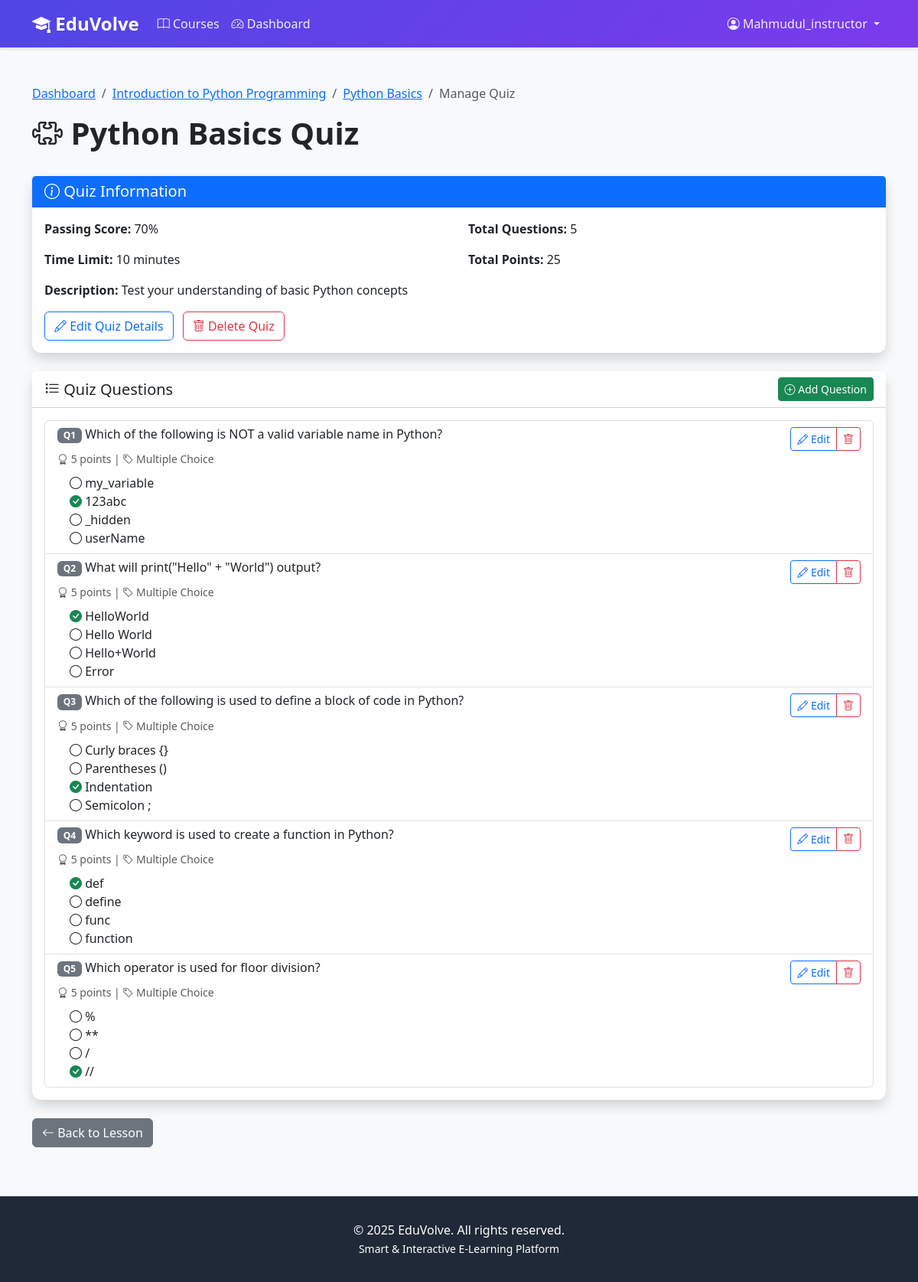
Page /courses/quiz/1/manage/ (signed in) on the committed database.
### accounts/models.py (models this page shows, shortened)
class User(AbstractUser):
    class Role(models.TextChoices):
        ADMIN = 'ADMIN', 'Admin'
        INSTRUCTOR = 'INSTRUCTOR', 'Instructor'
        STUDENT = 'STUDENT', 'Student'
    role = models.CharField(
        max_length=20,
        choices=Role.choices,
        default=Role.STUDENT
    )
    bio = models.TextField(blank=True, null=True)
    profile_picture = models.ImageField(
        upload_to='profiles/',
        blank=True,
        null=True
    )
    phone = models.CharField(max_length=15, blank=True, null=True)
    date_of_birth = models.DateField(blank=True, null=True)
    total_points = models.IntegerField(default=0, validators=[MinValueValidator(0)])
    current_streak = models.IntegerField(default=0, validators=[MinValueValidator(0)])
    longest_streak = models.IntegerField(default=0, validators=[MinValueValidator(0)])
    last_activity_date = models.DateField(blank=True, null=True)
    created_at = models.DateTimeField(auto_now_add=True)
    updated_at = models.DateTimeField(auto_now=True)
    class Meta:
        ordering = ['-date_joined']
    def is_student(self):
        return self.role == self.Role.STUDENT

### courses/models.py (models this page shows, shortened)
class Lesson(models.Model):
    course = models.ForeignKey(Course, on_delete=models.CASCADE, related_name='lessons')
    title = models.CharField(max_length=200)
    description = models.TextField()
    order = models.IntegerField(default=1)
    video_url = models.URLField(help_text="YouTube video URL")
    duration_minutes = models.IntegerField(default=10, validators=[MinValueValidator(1)])
    content = models.TextField(blank=True, help_text="Additional lesson text content")
    attachments = models.FileField(upload_to='lesson_attachments/', blank=True, null=True)
    is_published = models.BooleanField(default=False)
    created_at = models.DateTimeField(auto_now_add=True)
    updated_at = models.DateTimeField(auto_now=True)
    class Meta:
        ordering = ['course', 'order']
        unique_together = ['course', 'order']

class Course(models.Model):
    class Level(models.TextChoices):
        BEGINNER = 'BEGINNER', 'Beginner'
        INTERMEDIATE = 'INTERMEDIATE', 'Intermediate'
        ADVANCED = 'ADVANCED', 'Advanced'
    title = models.CharField(max_length=200)
    description = models.TextField()
    instructor = models.ForeignKey(
        User,
        on_delete=models.CASCADE,
        related_name='courses_taught',
        limit_choices_to={'role': 'INSTRUCTOR'}
    )
    thumbnail = models.ImageField(upload_to='course_thumbnails/', blank=True, null=True)
    level = models.CharField(max_length=20, choices=Level.choices, default=Level.BEGINNER)
    duration_weeks = models.IntegerField(default=4, validators=[MinValueValidator(1)])
    is_published = models.BooleanField(default=False)
    created_at = models.DateTimeField(auto_now_add=True)
    updated_at = models.DateTimeField(auto_now=True)
    class Meta:
        ordering = ['-created_at']

class Quiz(models.Model):
    lesson = models.OneToOneField(Lesson, on_delete=models.CASCADE, related_name='quiz')
    title = models.CharField(max_length=200)
    description = models.TextField(blank=True)
    passing_score = models.IntegerField(
        default=70,
        validators=[MinValueValidator(0), MaxValueValidator(100)]
    )
    time_limit_minutes = models.IntegerField(
        default=30,
        validators=[MinValueValidator(1)],
        help_text="Time limit in minutes"
    )
    created_at = models.DateTimeField(auto_now_add=True)
    updated_at = models.DateTimeField(auto_now=True)
    def get_total_points(self):
        return sum(q.points for q in self.questions.all())

class Question(models.Model):
    class QuestionType(models.TextChoices):
        MULTIPLE_CHOICE = 'MC', 'Multiple Choice'
        TRUE_FALSE = 'TF', 'True/False'
    quiz = models.ForeignKey(Quiz, on_delete=models.CASCADE, related_name='questions')
    question_text = models.TextField()
    question_type = models.CharField(
        max_length=2,
        choices=QuestionType.choices,
        default=QuestionType.MULTIPLE_CHOICE
    )
    points = models.IntegerField(default=1, validators=[MinValueValidator(1)])
    order = models.IntegerField(default=1)
    created_at = models.DateTimeField(auto_now_add=True)
    class Meta:
        ordering = ['quiz', 'order']

class Answer(models.Model):
    question = models.ForeignKey(Question, on_delete=models.CASCADE, related_name='answers')
    answer_text = models.CharField(max_length=500)
    is_correct = models.BooleanField(default=False)
    order = models.IntegerField(default=1)
    class Meta:
        ordering = ['question', 'order']

### courses/views.py (the view)
# urls.py: path('quiz/<int:pk>/manage/', views.quiz_manage, name='quiz_manage'),
@login_required
def quiz_manage(request, pk):
    quiz = get_object_or_404(
        Quiz, pk=pk, lesson__course__instructor=request.user)
    questions = quiz.questions.all().order_by('order')
    context = {
        'quiz': quiz,
        'questions': questions,
        'lesson': quiz.lesson,
    }
    return render(request, 'courses/quiz_manage.html', context)

### templates/courses/quiz_manage.html (shortened to what this page needs)
{% extends 'base.html' %}
{% block content %}
<div class="container my-5">
    <div class="row mb-4">
        <div class="col">
            <nav aria-label="breadcrumb">
                <ol class="breadcrumb">
                    <li class="breadcrumb-item"><a href="{% url 'courses:dashboard' %}">Dashboard</a></li>
                    <li class="breadcrumb-item"><a href="{% url 'courses:course_manage' lesson.course.id %}">{{ lesson.course.title }}</a></li>
                    <li class="breadcrumb-item"><a href="{% url 'courses:lesson_edit' lesson.id %}">{{ lesson.title }}</a></li>
                    <li class="breadcrumb-item active">Manage Quiz</li>
                </ol>
            </nav>
            <h1 class="display-6 fw-bold">
                <i class="bi bi-puzzle"></i> {{ quiz.title }}
            </h1>
        </div>
    </div>
    <div class="card shadow mb-4">
        <div class="card-header bg-primary text-white d-flex justify-content-between align-items-center">
            <h5 class="mb-0"><i class="bi bi-info-circle"></i> Quiz Information</h5>
        </div>
        <div class="card-body">
            <div class="row">
                <div class="col-md-6">
                    <p><strong>Passing Score:</strong> {{ quiz.passing_score }}%</p>
                    <p><strong>Time Limit:</strong> {{ quiz.time_limit_minutes }} minutes</p>
                </div>
                <div class="col-md-6">
                    <p><strong>Total Questions:</strong> {{ questions.count }}</p>
                    <p><strong>Total Points:</strong> {{ quiz.get_total_points }}</p>
                </div>
            </div>
            {% if quiz.description %}
            <p class="mb-0"><strong>Description:</strong> {{ quiz.description }}</p>
            {% endif %}
            <div class="mt-3">
                <a href="{% url 'courses:quiz_edit' quiz.id %}" class="btn btn-outline-primary me-2">
                    <i class="bi bi-pencil"></i> Edit Quiz Details
                </a>
                <a href="{% url 'courses:quiz_delete' quiz.id %}" class="btn btn-outline-danger">
                    <i class="bi bi-trash"></i> Delete Quiz
                </a>
            </div>
        </div>
    </div>
    <div class="card shadow">
        <div class="card-header bg-white d-flex justify-content-between align-items-center">
            <h5 class="mb-0"><i class="bi bi-list-task"></i> Quiz Questions</h5>
            <a href="{% url 'courses:question_create' quiz.id %}" class="btn btn-success btn-sm">
                <i class="bi bi-plus-circle"></i> Add Question
            </a>
        </div>
        <div class="card-body">
            {% if questions %}
            <div class="list-group">
                {% for question in questions %}
                <div class="list-group-item">
                    <div class="d-flex justify-content-between align-items-start">
                        <div class="flex-grow-1">
                            <h6 class="mb-2">
                                <span class="badge bg-secondary">Q{{ question.order }}</span>
                                {{ question.question_text }}
                            </h6>
                            <small class="text-muted">
                                <i class="bi bi-award"></i> {{ question.points }} point{{ question.points|pluralize }}
                                | <i class="bi bi-tag"></i> {{ question.get_question_type_display }}
                            </small>
                            <div class="mt-2">
                                {% for answer in question.answers.all %}
                                <div class="ms-3">
                                    {% if answer.is_correct %}
                                    <i class="bi bi-check-circle-fill text-success"></i>
                                    {% else %}
                                    <i class="bi bi-circle"></i>
                                    {% endif %}
                                    {{ answer.answer_text }}
                                </div>
                                {% endfor %}
                            </div>
                        </div>
                        <div class="ms-3">
                            <div class="btn-group btn-group-sm">
                                <a href="{% url 'courses:question_edit' question.id %}" class="btn btn-outline-primary">
                                    <i class="bi bi-pencil"></i> Edit
                                </a>
                                <a href="{% url 'courses:question_delete' question.id %}" class="btn btn-outline-danger">
                                    <i class="bi bi-trash"></i>
                                </a>
                            </div>
                        </div>
                    </div>
                </div>
                {% endfor %}
            </div>
            {% endif %}
        </div>
    </div>
    <div class="mt-4">
        <a href="{% url 'courses:lesson_edit' lesson.id %}" class="btn btn-secondary">
            <i class="bi bi-arrow-left"></i> Back to Lesson
        </a>
    </div>
</div>
{% endblock %}

### templates/base.html (shortened to what this page needs)
<!DOCTYPE html>
<html lang="en">
<head>
    <link href="https://cdn.jsdelivr.net/npm/bootstrap@5.3.0/dist/css/bootstrap.min.css" rel="stylesheet">
    <link rel="stylesheet" href="https://cdn.jsdelivr.net/npm/bootstrap-icons@1.10.0/font/bootstrap-icons.css">
</head>
<body>
    <nav class="navbar navbar-expand-lg navbar-dark">
        <div class="container">
            <a class="navbar-brand" href="{% url 'home' %}">
                <i class="bi bi-mortarboard-fill"></i> EduVolve
            </a>
            <div class="collapse navbar-collapse" id="navbarNav">
                <ul class="navbar-nav me-auto">
                    <li class="nav-item">
                        <a class="nav-link" href="{% url 'courses:course_list' %}">
                            <i class="bi bi-book"></i> Courses
                        </a>
                    </li>
                    {% if user.is_authenticated %}
                        <li class="nav-item">
                            <a class="nav-link" href="{% url 'courses:dashboard' %}">
                                <i class="bi bi-speedometer2"></i> Dashboard
                            </a>
                        </li>
                    {% endif %}
                </ul>
                <ul class="navbar-nav">
                    {% if user.is_authenticated %}
                        <li class="nav-item dropdown">
                            <a class="nav-link dropdown-toggle" href="#" id="navbarDropdown" role="button" data-bs-toggle="dropdown">
                                <i class="bi bi-person-circle"></i> {{ user.username }}
                            </a>
                        </li>
                    {% endif %}
                </ul>
            </div>
        </div>
    </nav>
    <main>
        {% block content %}{% endblock %}
    </main>
    <footer class="footer">
        <div class="container text-center">
            <p class="mb-0">&copy; 2025 EduVolve. All rights reserved.</p>
            <p class="mb-0">
                <small>Smart & Interactive E-Learning Platform</small>
            </p>
        </div>
    </footer>
</body>
</html>

### templates/base.html (style rules this page uses)
:root { --primary-color: #4f46e5; --secondary-color: #7c3aed; --success-color: #10b981; --danger-color: #ef4444; --warning-color: #f59e0b; }
body { font-family: 'Segoe UI', Tahoma, Geneva, Verdana, sans-serif; background-color: #f8f9fa; }
.navbar { background: linear-gradient(135deg, var(--primary-color), var(--secondary-color)); box-shadow: 0 2px 4px rgba(0,0,0,0.1); position: relative; z-index: 1030; }
.navbar-brand { font-size: 1.5rem; font-weight: bold; color: white !important; }
.nav-link { color: rgba(255,255,255,0.9) !important; transition: color 0.3s; }
.card { border: none; border-radius: 12px; box-shadow: 0 2px 8px rgba(0,0,0,0.1); transition: transform 0.3s, box-shadow 0.3s; }
.footer { background-color: #1f2937; color: white; padding: 2rem 0; margin-top: 4rem; }

### rows in the picture
User: username "Mahmudul_instructor"
Lesson: course "Introduction to Python Programming", title "Python Basics"
Quiz: title "Python Basics Quiz", passing_score "70", time_limit_minutes "10", get_total_points "25", description "Test your understanding of basic Python concepts"
Question: order "1", question_text "Which of the following is NOT a valid variable name in Python?", points "5", question_type "Multiple Choice"
Answer: is_correct False (drawn), answer_text "my_variable"
Answer: is_correct True (drawn), answer_text "123abc"
Answer: is_correct False (drawn), answer_text "_hidden"
Answer: is_correct False (drawn), answer_text "userName"
Question: order "2", question_text "What will print(\"Hello\" + \"World\") output?", points "5", question_type "Multiple Choice"
Answer: is_correct True (drawn), answer_text "HelloWorld"
Answer: is_correct False (drawn), answer_text "Hello World"
Answer: is_correct False (drawn), answer_text "Hello+World"
Answer: is_correct False (drawn), answer_text "Error"
Question: order "3", question_text "Which of the following is used to define a block of code in Python?", points "5", question_type "Multiple Choice"
Answer: is_correct False (drawn), answer_text "Curly braces {}"
Answer: is_correct False (drawn), answer_text "Parentheses ()"
Answer: is_correct True (drawn), answer_text "Indentation"
Answer: is_correct False (drawn), answer_text "Semicolon ;"
Question: order "4", question_text "Which keyword is used to create a function in Python?", points "5", question_type "Multiple Choice"
Answer: is_correct True (drawn), answer_text "def"
Answer: is_correct False (drawn), answer_text "define"
Answer: is_correct False (drawn), answer_text "func"
Answer: is_correct False (drawn), answer_text "function"
Question: order "5", question_text "Which operator is used for floor division?", points "5", question_type "Multiple Choice"
Answer: is_correct False (drawn), answer_text "%"
Answer: is_correct False (drawn), answer_text "**"
Answer: is_correct False (drawn), answer_text "/"
Answer: is_correct True (drawn), answer_text "//"

### other values in the picture
{{ questions.count }} "5"
